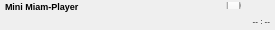
<?xml version="1.0" encoding="UTF-8"?>
<ui version="4.0">
 <class>MiniMode</class>
 <widget class="QWidget" name="MiniMode">
  <property name="geometry">
   <rect>
    <x>0</x>
    <y>0</y>
    <width>275</width>
    <height>30</height>
   </rect>
  </property>
  <property name="maximumSize">
   <size>
    <width>275</width>
    <height>30</height>
   </size>
  </property>
  <property name="windowTitle">
   <string notr="true"/>
  </property>
  <layout class="QVBoxLayout" name="vBoxLayout">
   <property name="spacing">
    <number>0</number>
   </property>
   <property name="leftMargin">
    <number>0</number>
   </property>
   <property name="topMargin">
    <number>0</number>
   </property>
   <property name="rightMargin">
    <number>0</number>
   </property>
   <property name="bottomMargin">
    <number>0</number>
   </property>
   <item>
    <layout class="QHBoxLayout" name="topHBoxLayout">
     <property name="spacing">
      <number>0</number>
     </property>
     <item>
      <widget class="QLabel" name="title">
       <property name="sizePolicy">
        <sizepolicy hsizetype="Expanding" vsizetype="Preferred">
         <horstretch>0</horstretch>
         <verstretch>0</verstretch>
        </sizepolicy>
       </property>
       <property name="font">
        <font>
         <family>Arial</family>
         <pointsize>7</pointsize>
         <weight>75</weight>
         <bold>true</bold>
        </font>
       </property>
       <property name="text">
        <string notr="true">Mini Miam-Player</string>
       </property>
       <property name="indent">
        <number>5</number>
       </property>
      </widget>
     </item>
     <item>
      <widget class="QPushButton" name="previous">
       <property name="maximumSize">
        <size>
         <width>12</width>
         <height>12</height>
        </size>
       </property>
       <property name="font">
        <font>
         <pointsize>1</pointsize>
        </font>
       </property>
       <property name="styleSheet">
        <string notr="true">QPushButton:focus {
	border: none;
	outline: none;
}</string>
       </property>
       <property name="text">
        <string/>
       </property>
       <property name="iconSize">
        <size>
         <width>10</width>
         <height>10</height>
        </size>
       </property>
       <property name="flat">
        <bool>true</bool>
       </property>
      </widget>
     </item>
     <item>
      <widget class="QPushButton" name="playPause">
       <property name="maximumSize">
        <size>
         <width>12</width>
         <height>12</height>
        </size>
       </property>
       <property name="font">
        <font>
         <pointsize>1</pointsize>
        </font>
       </property>
       <property name="styleSheet">
        <string notr="true">QPushButton:focus {
	border: none;
	outline: none;
}</string>
       </property>
       <property name="text">
        <string/>
       </property>
       <property name="iconSize">
        <size>
         <width>10</width>
         <height>10</height>
        </size>
       </property>
       <property name="flat">
        <bool>true</bool>
       </property>
      </widget>
     </item>
     <item>
      <widget class="QPushButton" name="stop">
       <property name="maximumSize">
        <size>
         <width>12</width>
         <height>12</height>
        </size>
       </property>
       <property name="font">
        <font>
         <pointsize>1</pointsize>
        </font>
       </property>
       <property name="styleSheet">
        <string notr="true">QPushButton:focus {
	border: none;
	outline: none;
}</string>
       </property>
       <property name="text">
        <string/>
       </property>
       <property name="iconSize">
        <size>
         <width>10</width>
         <height>10</height>
        </size>
       </property>
       <property name="flat">
        <bool>true</bool>
       </property>
      </widget>
     </item>
     <item>
      <widget class="QPushButton" name="next">
       <property name="maximumSize">
        <size>
         <width>12</width>
         <height>12</height>
        </size>
       </property>
       <property name="font">
        <font>
         <pointsize>1</pointsize>
        </font>
       </property>
       <property name="styleSheet">
        <string notr="true">QPushButton:focus {
	border: none;
	outline: none;
}</string>
       </property>
       <property name="text">
        <string/>
       </property>
       <property name="iconSize">
        <size>
         <width>10</width>
         <height>10</height>
        </size>
       </property>
       <property name="flat">
        <bool>true</bool>
       </property>
      </widget>
     </item>
     <item>
      <widget class="MiniSlider" name="slider">
       <property name="maximumSize">
        <size>
         <width>16</width>
         <height>7</height>
        </size>
       </property>
       <property name="maximum">
        <number>999</number>
       </property>
       <property name="orientation">
        <enum>Qt::Horizontal</enum>
       </property>
      </widget>
     </item>
     <item>
      <widget class="QPushButton" name="minimize">
       <property name="maximumSize">
        <size>
         <width>12</width>
         <height>12</height>
        </size>
       </property>
       <property name="font">
        <font>
         <pointsize>1</pointsize>
        </font>
       </property>
       <property name="styleSheet">
        <string notr="true">QPushButton:focus {
	border: none;
	outline: none;
}</string>
       </property>
       <property name="text">
        <string/>
       </property>
       <property name="iconSize">
        <size>
         <width>10</width>
         <height>10</height>
        </size>
       </property>
       <property name="flat">
        <bool>true</bool>
       </property>
      </widget>
     </item>
     <item>
      <widget class="QPushButton" name="restore">
       <property name="maximumSize">
        <size>
         <width>12</width>
         <height>12</height>
        </size>
       </property>
       <property name="font">
        <font>
         <pointsize>1</pointsize>
        </font>
       </property>
       <property name="styleSheet">
        <string notr="true">QPushButton:focus {
	border: none;
	outline: none;
}</string>
       </property>
       <property name="text">
        <string/>
       </property>
       <property name="iconSize">
        <size>
         <width>10</width>
         <height>10</height>
        </size>
       </property>
       <property name="flat">
        <bool>true</bool>
       </property>
      </widget>
     </item>
     <item>
      <widget class="QPushButton" name="closeButton">
       <property name="maximumSize">
        <size>
         <width>12</width>
         <height>12</height>
        </size>
       </property>
       <property name="font">
        <font>
         <pointsize>1</pointsize>
        </font>
       </property>
       <property name="styleSheet">
        <string notr="true">QPushButton:focus {
	border: none;
	outline: none;
}</string>
       </property>
       <property name="text">
        <string/>
       </property>
       <property name="iconSize">
        <size>
         <width>10</width>
         <height>10</height>
        </size>
       </property>
       <property name="flat">
        <bool>true</bool>
       </property>
      </widget>
     </item>
    </layout>
   </item>
   <item>
    <layout class="QHBoxLayout" name="bottomHBoxLayout" stretch="5,1">
     <property name="spacing">
      <number>0</number>
     </property>
     <item>
      <widget class="QLabel" name="currentTrack">
       <property name="font">
        <font>
         <family>Arial</family>
         <pointsize>6</pointsize>
        </font>
       </property>
       <property name="text">
        <string>&lt;No track&gt;</string>
       </property>
       <property name="indent">
        <number>5</number>
       </property>
      </widget>
     </item>
     <item>
      <widget class="TimeLabel" name="time">
       <property name="font">
        <font>
         <family>Arial</family>
         <pointsize>6</pointsize>
        </font>
       </property>
       <property name="text">
        <string notr="true">-- : --</string>
       </property>
       <property name="alignment">
        <set>Qt::AlignRight|Qt::AlignTrailing|Qt::AlignVCenter</set>
       </property>
       <property name="indent">
        <number>5</number>
       </property>
      </widget>
     </item>
    </layout>
   </item>
  </layout>
 </widget>
 <customwidgets>
  <customwidget>
   <class>TimeLabel</class>
   <extends>QLabel</extends>
   <header>widgets/timelabel.h</header>
  </customwidget>
  <customwidget>
   <class>MiniSlider</class>
   <extends>QSlider</extends>
   <header>minislider.h</header>
  </customwidget>
 </customwidgets>
 <resources/>
 <connections/>
</ui>
